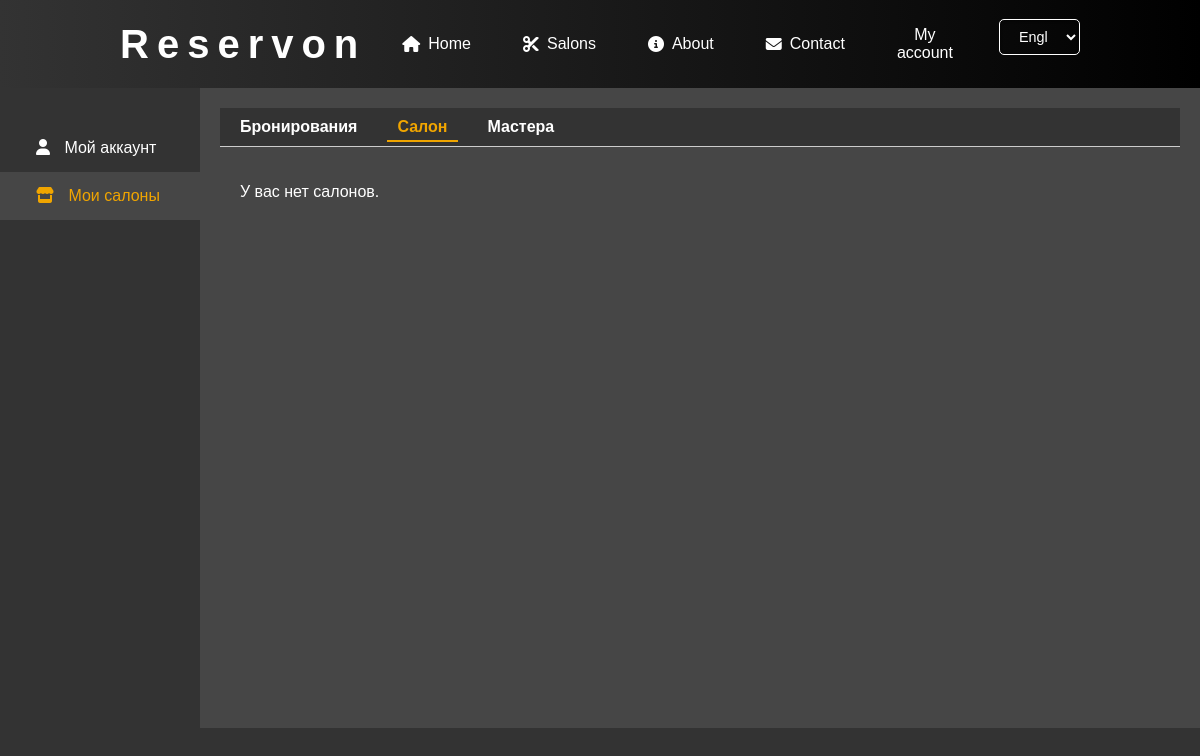
Page /user-account/ (signed in) on the earlier database version.
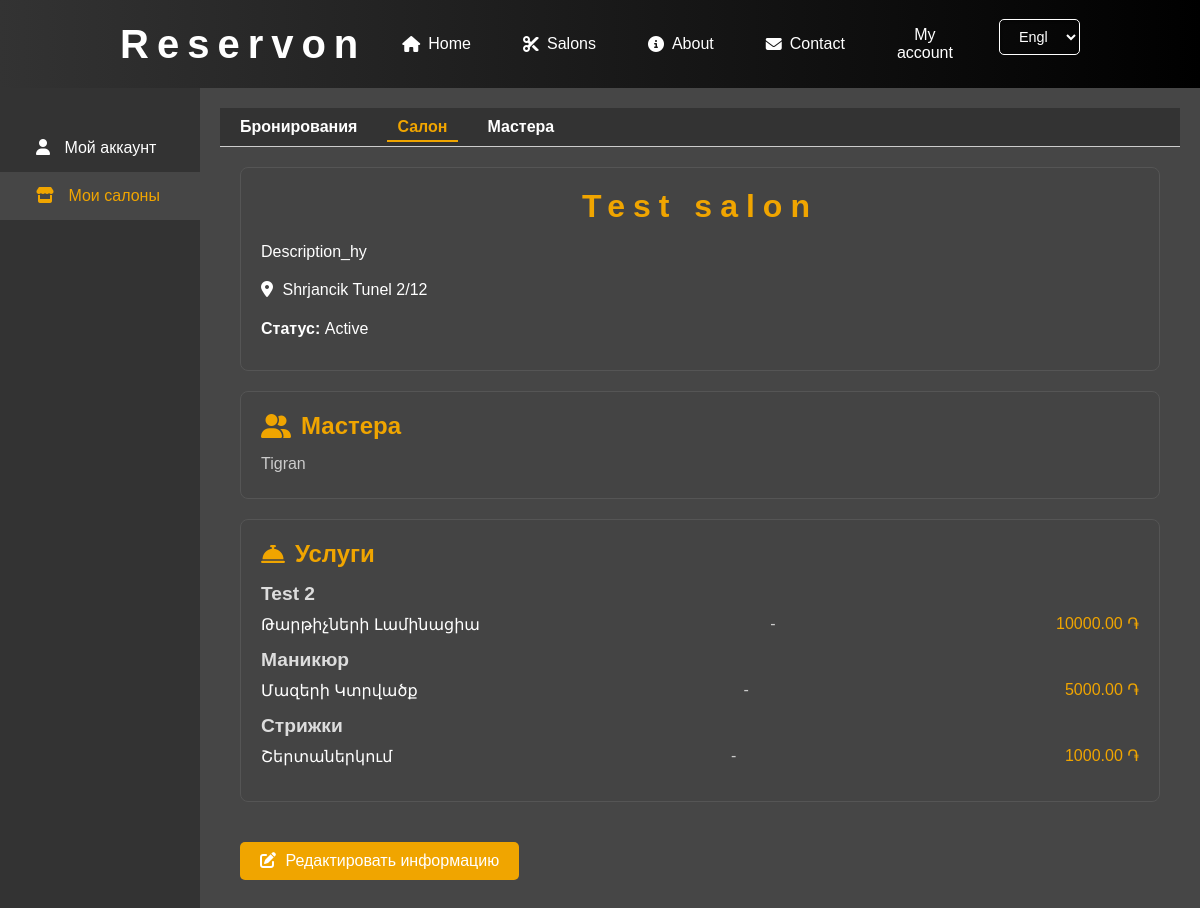
Same page on the later database version.
### salons/models.py (models this page shows, shortened)
class Salon(models.Model):
    admins = models.ManyToManyField(User, related_name='administered_salons', blank=True)
    STATUS_CHOICES = [
        ('new', 'New'),
        ('active', 'Active'),
        ('suspend', 'Suspend'),
        ('disable', 'Disable'),
    ]
    name = models.CharField('Salon name', max_length=50)
    logo = models.ImageField('Logo', upload_to='salon_logos/', blank=True, null=True)
    address = models.CharField('Address', max_length=100)
    coordinates = models.CharField('Coordinates', max_length=50, blank=True, null=True)
    default_duration = models.IntegerField('Default duration (minutes)', default=20)
    default_price = models.DecimalField('Default price', max_digits=15, decimal_places=0, default=2000)
    services_hy = models.CharField('Services_hy', max_length=100, blank=True, null=True)
    services_ru = models.CharField('Services_ru', max_length=100, blank=True, null=True)
    services_eng = models.CharField('Services_eng', max_length=100, blank=True, null=True)
    shortDescription_hy = models.CharField('Short description_hy', max_length=100, blank=True, null=True)
    shortDescription_ru = models.CharField('Short description_ru', max_length=100, blank=True, null=True)
    shortDescription_eng = models.CharField('Short description_eng', max_length=100, blank=True, null=True)
    description_hy = models.TextField('description_hy', blank=True)
    description_ru = models.TextField('description_ru', blank=True)
    description_eng = models.TextField('description_eng', blank=True)
    reservDays = models.IntegerField('Reserv days', default=9)
    status = models.CharField(
        max_length=10,
        choices=STATUS_CHOICES,
        default='new',
        verbose_name="Status"
    )
    class Meta:
        verbose_name = 'Salon'
        verbose_name_plural = 'Salons'

class Barber(models.Model):
    salon = models.ForeignKey(Salon, on_delete=models.CASCADE, related_name='barbers')
    user = models.OneToOneField(User, on_delete=models.SET_NULL, null=True, blank=True)
    name = models.CharField(max_length=100)
    avatar = models.ImageField(upload_to='salons/barbers', blank=True, null=True)
    description = models.TextField(blank=True, null=True)
    categories = models.ManyToManyField(ServiceCategory, related_name='barbers')  # Add this line

class Service(models.Model):
    STATUS_CHOICES = [
        ('active', 'Active'),
        ('suspend', 'Suspend'),
    ]
    name = models.CharField(max_length=100)
    image = models.ImageField(upload_to='salons/services', blank=True, null=True)
    price = models.DecimalField(max_digits=8, decimal_places=2)
    duration = models.DurationField()
    salon = models.ForeignKey(Salon, on_delete=models.CASCADE, related_name='services')
    category = models.ForeignKey(ServiceCategory, on_delete=models.SET_NULL, null=True, blank=True, related_name='services')
    status = models.CharField(
        max_length=10,
        choices=STATUS_CHOICES,
        default='active',
        verbose_name="Status"
    )

class ServiceCategory(models.Model):
    name = models.CharField(max_length=100, unique=True)  # Название категории
    default_duration = models.IntegerField('Default duration (minutes)', default=15)

### user_account/views.py (the view)
# urls.py: path('', views.account_dashboard, name='account_dashboard'),
@login_required
def account_dashboard(request):
    user = request.user
    salons = user.administered_salons.all()
    salon_id = request.GET.get('salon_id')
    if salon_id:
        selected_salon = get_object_or_404(Salon, id=salon_id, admins=user)
    else:
        selected_salon = salons.first() if salons.exists() else None
    categories_with_services = []
    if selected_salon:
        services = selected_salon.services.select_related('category').all()
        category_services = defaultdict(list)
        for service in services:
            category_name = service.category.name if service.category else 'Без категории'
            category_services[category_name].append(service)
        categories_with_services = sorted(category_services.items())
    context = {
        'salons': salons,
        'selected_salon': selected_salon,
        'categories_with_services': categories_with_services,
        'currency_symbol': '֏',
        'active_menu': 'salon',
        'active_sidebar': 'salons',
    }
    return render(request, 'user_account/dashboard.html', context)

### user_account/templates/user_account/dashboard.html
{% extends "user_account/account_base.html" %}
{% load static %}
{% block page_content %}
<div class="salon-content">
    {% if selected_salon %}
        <div class="card">
            <h1 class="card-title">{{ selected_salon.name }}</h1>
            <div class="card-body">
                <p class="salon-description">{{ selected_salon.description_hy|default:"Описание не указано" }}</p>
                <p class="salon-address"><i class="fas fa-map-marker-alt"></i> {{ selected_salon.address }}</p>
                <p class="salon-status"><strong>Статус:</strong> {{ selected_salon.get_status_display }}</p>
            </div>
        </div>
        <a href="{% url 'user_account:salon_masters' %}" class="card card-link">
            <h2 class="card-subtitle"><i class="fas fa-user-friends"></i> Мастера</h2>
            <div class="card-body">
                {% if selected_salon.barbers.all %}
                    <ul class="barbers-list">
                        {% for barber in selected_salon.barbers.all %}
                            <li>{{ barber.name }}</li>
                        {% empty %}
                            <li>Нет мастеров.</li>
                        {% endfor %}
                    </ul>
                {% else %}
                    <p>Нет мастеров.</p>
                {% endif %}
            </div>
        </a>
        <div class="card">
            <h2 class="card-subtitle"><i class="fas fa-concierge-bell"></i> Услуги</h2>
            <div class="card-body">
                {% if categories_with_services %}
                    {% for category_name, services in categories_with_services %}
                        <div class="service-category">
                            <h3 class="service-category-title">{{ category_name }}</h3>
                            <ul class="services-list">
                                {% for service in services %}
                                    <li>
                                        <span class="service-name">{{ service.name }}</span>
                                        - <span class="service-price">{{ service.price }} {{ currency_symbol }}</span>
                                    </li>
                                {% endfor %}
                            </ul>
                        </div>
                    {% endfor %}
                {% else %}
                    <p>Нет услуг.</p>
                {% endif %}
            </div>
        </div>
        <a href="#" class="edit-button"><i class="fas fa-edit"></i> Редактировать информацию</a>
    {% else %}
        <p>У вас нет салонов.</p>
    {% endif %}
</div>
{% endblock %}

### user_account/templates/user_account/account_base.html (shortened to what this page needs)
{% extends "base.html" %}
{% load static %}
{% block content %}
<link rel="stylesheet" href="{% static 'user_account/css/unified.css' %}">
<link rel="stylesheet" href="{% static 'user_account/css/my_account.css' %}">
<link rel="stylesheet" href="{% static 'user_account/css/account.css' %}">
<link rel="stylesheet" href="{% static 'user_account/css/manage_bookings.css' %}">
<link rel="stylesheet" href="{% static 'user_account/css/dashboard.css' %}">
<link rel="stylesheet" href="{% static 'user_account/css/edit_booking.css' %}">
<div class="dashboard-container">
    <nav class="sidebar">
        <ul>
            <li class="{% if active_sidebar == 'account' %}active{% endif %}"><a href="{% url 'user_account:my_account' %}"><i class="fas fa-user"></i> Мой аккаунт</a></li>
            <li class="{% if active_sidebar == 'salons' %}active{% endif %}"><a href="{% url 'user_account:account_dashboard' %}"><i class="fas fa-store"></i> Мои салоны</a></li>
        </ul>
    </nav>
    <div class="main-content">
        <div class="top-menu">
            <ul>
                <li class="{% if active_menu == 'bookings' %}active{% endif %}"><a href="{% url 'user_account:manage_bookings' %}">Бронирования</a></li>
                <li class="{% if active_menu == 'salon' %}active{% endif %}"><a href="{% url 'user_account:account_dashboard' %}">Салон</a></li>
                <li class="{% if active_menu == 'salon_masters' %}active{% endif %}"><a href="{% url 'user_account:salon_masters' %}">Мастера</a></li>
            </ul>
        </div>
        <div class="page-content">
            {% block page_content %}{% endblock %}
        </div>
    </div>
</div>
<link href="https://cdn.jsdelivr.net/npm/select2@4.1.0-rc.0/dist/css/select2.min.css" rel="stylesheet" />
<link rel="stylesheet" href="https://cdn.jsdelivr.net/npm/flatpickr/dist/flatpickr.min.css">
{% endblock %}

### main/templates/base.html (shortened to what this page needs)
{% load static %}
{% load socialaccount %}
<!DOCTYPE html>
<html lang="en">
  <head>
    <link rel="stylesheet" href="{% static 'main/css/main.css' %}">
    <link rel="stylesheet" href="{% static 'main/css/header.css' %}">
    <link rel="stylesheet" href="{% static 'main/css/section.css' %}">
  </head>
  <body>
    <header>
      {% include "main/header.html" %}
    </header>
    <main>
      {% block content %} {% endblock %}
    </main>
  </body>
</html>

### main/templates/main/header.html (shortened to what this page needs)
{% load i18n %}
{% get_current_language as LANGUAGE_CODE %}
{% get_available_languages as LANGUAGES %}
{% get_language_info_list for LANGUAGES as languages %}
<div class="header-container">
  <div class="logo">
    <h1><a href="/">Reservon</a></h1>
  </div>
  <nav class="navigation" id="navigation">
    <ul>
      <li><a href="{% url 'main:main' %}"><i class="fa-solid fa-house"></i> {% trans "Home" %}</a></a></li>
      <li><a href="{% url 'salons:salons_main' %}"><i class="fas fa-cut"></i> {% trans "Salons" %}</a></li>
      <li><a href="{% url 'main:about' %}"><i class="fas fa-info-circle"></i> {% trans "About" %}</a></li>
      <li><a href="{% url 'main:contacts' %}"><i class="fas fa-envelope"></i> {% trans "Contact" %}</a></li>
    </ul>
    <div class="auth-buttons">
      {% if user.is_authenticated %}
          <a href="/user-account/bookings"><span class="user-name">{% trans "My account" %}</span></a>
      {% else %}
        <a href="#" class="btn login-btn" onclick="openAuthModal('login')"><i class="fa-solid fa-user"></i>{% trans "Login" %}</a>
      {% endif %}
      <form action="{% url 'set_language' %}" method="post" class="language-switcher">
        <select name="language" onchange="this.form.submit()">
          {% for language in languages %}
            <option value="{{ language.code }}" {% if language.code == LANGUAGE_CODE %}selected{% endif %}>
              {{ language.name_local }}
            </option>
          {% endfor %}
        </select>
      </form>
    </div>
  </nav>
</div>

### main/static/main/css/main.css (style rules this page uses)
body { background-color: #000; color: #fff; font-family: 'Helvetica Neue', Helvetica, Arial, sans-serif; margin: 0; padding: 0; }
* { box-sizing: border-box; }
header { width: 100%; text-align: center; color: white; transition: .4s; }
h1 { font-family: Moderne Sans, sans-serif; text-align: center; font-size: 2rem; width: 100%; letter-spacing: .5rem; margin-bottom: 20px; }
nav a { text-decoration: none; color: inherit; padding: 1rem; }

### main/static/main/css/header.css (style rules this page uses)
header { background: linear-gradient(90deg, #000, #333); color: #fff; padding: 10px 0; position: sticky; top: 0; z-index: 1000; }
.header-container { width: 100%; padding: 0 10%; box-sizing: border-box; display: flex; justify-content: space-between; align-items: center; }
.logo h1 { margin: 0; font-family: 'Moderne Sans', sans-serif; font-size: 2.5rem; letter-spacing: .5rem; }
.logo a { color: #fff; text-decoration: none; }
.navigation { display: flex; align-items: center; justify-content: space-between; gap: 20px; }
.navigation ul { list-style: none; margin: 0; padding: 0; display: flex; }
.navigation li { margin-left: 20px; }
.navigation a { color: #fff; text-decoration: none; font-size: 1rem; transition: color 0.3s; display: flex; align-items: center; }
.navigation a i { margin-right: 8px; }
.auth-buttons { display: flex; align-items: center; }
.language-switcher { margin-left: 15px; }
.language-switcher select { padding: 8px 15px; border-radius: 5px; background-color: transparent; color: #fff; border: 1px solid #fff; font-size: 0.9rem; cursor: pointer; transition: background 0.3s, color 0.3s; }
.language-switcher option { color: #000; }
.auth-buttons .user-name { color: #fff; margin-right: 15px; font-size: 1rem; }

### user_account/static/user_account/css/unified.css (style rules this page uses)
body { background-color: #333; color: #fff; font-family: 'Arial', sans-serif; margin: 0; padding: 0; }
#content, .page-content { padding: 20px; }
h1, h2, h3, h4 { color: #fff; margin-bottom: 15px; }
a { color: rgb(240,165,0); text-decoration: none; }
input[type="text"], input[type="file"], textarea, select { background-color: #444; color: #fff; border: 1px solid #555; border-radius: 4px; padding: 10px; width: 100%; margin-bottom: 15px; transition: border-color 0.3s, box-shadow 0.3s; box-shadow: inset 0 1px 3px rgba(0,0,0,0.5); }

### user_account/static/user_account/css/account.css (style rules this page uses)
.dashboard-container { display: flex; flex-wrap: nowrap; min-height: 80vh; }
.top-menu { background-color: rgb(51, 51, 51); padding: 10px; border-bottom: 1px solid #ccc; }
.top-menu ul { list-style-type: none; display: flex; margin: 0; padding: 0; }
.top-menu ul li { margin-right: 20px; }
.top-menu ul li a { color: white; text-decoration: none; font-weight: bold; }
.top-menu ul li.active a, .top-menu ul li a:hover { color: rgb(240, 165, 0); }
.top-menu ul li a { padding: 5px 10px; }
.top-menu ul li.active a { color: rgb(240, 165, 0); border-bottom: 2px solid rgb(240, 165, 0); }
.sidebar { flex: 0 0 200px; width: 200px; background-color: rgb(51, 51, 51); color: white; padding-top: 20px; }
.sidebar ul { list-style-type: none; padding-left: 0; }
.sidebar ul li { padding: 15px 20px; }
.sidebar ul li a { color: white; text-decoration: none; }
.sidebar ul li.active, .sidebar ul li:hover { background-color: rgb(70, 70, 70); }
.sidebar ul li.active a, .sidebar ul li:hover a { color: rgb(240, 165, 0); }
.sidebar ul li a i { margin-right: 10px; }
.main-content { flex-grow: 1; background-color: rgb(70, 70, 70); padding: 20px; }

### user_account/static/user_account/css/edit_booking.css (style rules this page uses)
:root { --primary-color: #009bff; --primary-hover: #006bb3; --secondary-color: #f0a500; --secondary-hover: #dc9100; --danger-color: #c80000; --danger-hover: #aa0000; --background-color: #333333; --background-hover: #3c3c3c; --card-background: #333333; --card-hover-background: #3c3c3c; --text-color: #ffffff; --text-muted: #cccccc; --border-color: #c8c8c8; --shadow-color: rgba(0, 0, 0, 0.3); --shadow-hover-color: rgba(0, 0, 0, 0.5); --input-background: #464646; --input-border: #c8c8c8; }

Differences in the rows shown:
added Salon: name "Test salon", description_hy "Description_hy", address "Shrjancik Tunel 2/12", status "Active"
added Barber: name "Tigran"
added Service: name "Test 2", name "Թարթիչների Լամինացիա", price "10000.00", currency_symbol "֏"
added Service: name "Маникюр", name "Մազերի Կտրվածք", price "5000.00", currency_symbol "֏"
added Service: name "Стрижки", name "Շերտաներկում", price "1000.00", currency_symbol "֏"
Other differences:
text no longer shown: "У вас нет салонов."
text now shown: "Статус: Мастера Услуги Редактировать информацию"
